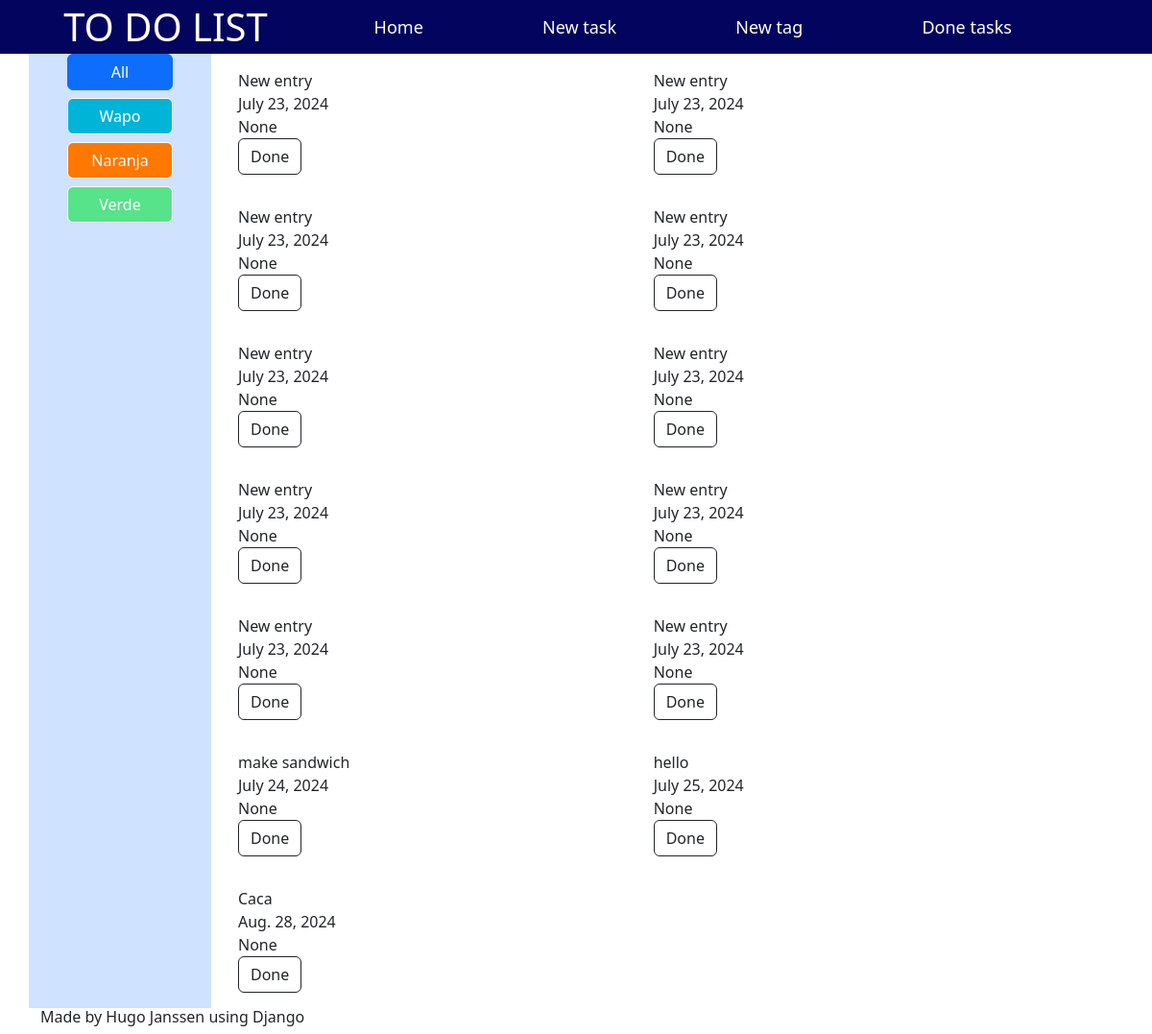
Page /main/donetasks/ on the committed database.
### main/models.py (models this page shows, shortened)
class tag(models.Model):
    name = models.CharField(max_length=50)
    color = models.CharField(max_length=7)

class entry(models.Model):
    content = models.TextField(max_length=500, default="New entry")
    entry_time = models.DateTimeField(default=datetime.datetime.now)
    deadline = models.DateField(default=datetime.datetime.now)
    priority = models.IntegerField(default=1)
    tag = models.ForeignKey(tag, on_delete=models.SET_NULL, null=True)
    status = models.BooleanField(default=False)

### main/views.py (the view, shortened to what this page needs)
# urls.py: path('donetasks/', done_task_view, name="donetaskview"),
def done_task_view(request):
    tag_id = 0
    done_tasks = []
    task_color = []
    for task in entry.objects.all():
        if task.status == True:
            if tag_id == 0 or task.tag_id == tag_id:
                done_tasks.append(task)
                if task.tag_id != None:
                    current_tag = tag.objects.get(id = task.tag_id)
                    task_color.append(current_tag.color)
                else:
                    task_color.append("#FFFFFF")
    task_list = zip(done_tasks, task_color)
    context = {"task_list": task_list, "tag_list": tag.objects.all()}
    return render(request, "list_tasks.html", context)

### main/templates/list_tasks.html (shortened to what this page needs)
{% extends "base.html" %}
{% block content %}
<div class="container">
    <div class="row">
        <div class="col-2 bg-primary-subtle">
            <form action="" method="post" class="d-grid gap-2 col-8 mx-auto">
                <button name="tag" value=0 class="btn btn-primary">All</button>
                {% for tag in tag_list %}
                <button name="tag" value="{{tag.id}}" class="btn btn-primary"
                    style="background-color: {{ tag.color }}; border-color: white">{{tag.name}}</button>
                {% endfor %}
            </form>
        </div>
        <div class="task_display col-10 container">
            {% for task in task_list %}
            <div class="task_entry" style="background-color: {{ task.1 }}">
                <span>{{task.0.content}}</span> <br>
                <span>{{task.0.deadline}}</span> <br>
                <span>{{task.0.tag}}</span> <br>
                <form action="" method="post">
                    <button name="id" value="{{task.0.id}}" class="btn btn-outline-dark">Done</button>
                </form>
            </div>
            {% endfor %}
        </div>
    </div>
</div>
{% endblock %}

### main/static/style.css (style rules this page uses)
.task_display { display: flex; flex-wrap: wrap; }
.task_entry { display: inline; border-radius: 10%; min-width: 45%; margin: .5em; padding: .5em; }

### rows in the picture
tag: {{ tag.id }} 1 (drawn), name "Wapo"
tag: {{ tag.id }} 2 (drawn), name "Naranja"
tag: {{ tag.id }} 3 (drawn), name "Verde"
entry: content "New entry", deadline "July 23, 2024", tag "None", {{ task.0.id }} 1 (drawn)
entry: content "New entry", deadline "July 23, 2024", tag "None", {{ task.0.id }} 2 (drawn)
entry: content "New entry", deadline "July 23, 2024", tag "None", {{ task.0.id }} 3 (drawn)
entry: content "New entry", deadline "July 23, 2024", tag "None", {{ task.0.id }} 5 (drawn)
entry: content "New entry", deadline "July 23, 2024", tag "None", {{ task.0.id }} 6 (drawn)
entry: content "New entry", deadline "July 23, 2024", tag "None", {{ task.0.id }} 7 (drawn)
entry: content "New entry", deadline "July 23, 2024", tag "None", {{ task.0.id }} 8 (drawn)
entry: content "New entry", deadline "July 23, 2024", tag "None", {{ task.0.id }} 10 (drawn)
entry: content "New entry", deadline "July 23, 2024", tag "None", {{ task.0.id }} 12 (drawn)
entry: content "New entry", deadline "July 23, 2024", tag "None", {{ task.0.id }} 15 (drawn)
entry: content "make sandwich", deadline "July 24, 2024", tag "None", {{ task.0.id }} 18 (drawn)
entry: content "hello", deadline "July 25, 2024", tag "None", {{ task.0.id }} 20 (drawn)
entry: content "Caca", deadline "Aug. 28, 2024", tag "None", {{ task.0.id }} 22 (drawn)
